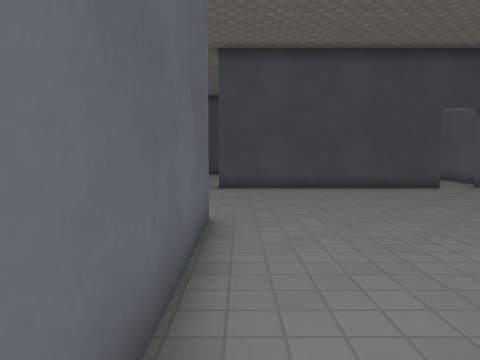
view 1 (above)

19 first-person views from a walk through a level from a Godot 3-D game. The camera is 1.2 m above the floor, tilts 4° down and sees 70° across. The floor is counted in squares, 1 m on a side. Each view is taken from the middle of a square. On the plan, view 1 faces up. The plan holds only what a view shows up to about 14 squares ahead; the rest is blank. The place goes on beyond the plan. Characters and animated objects are left out. Door leaves are left out where a doorway can be walked through. Surface patterns are stand-ins for the level's own textures.

view 2
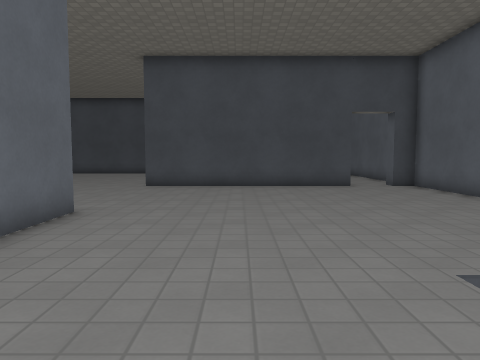

view 3
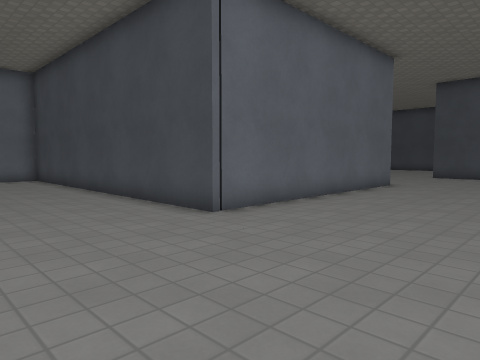

view 4
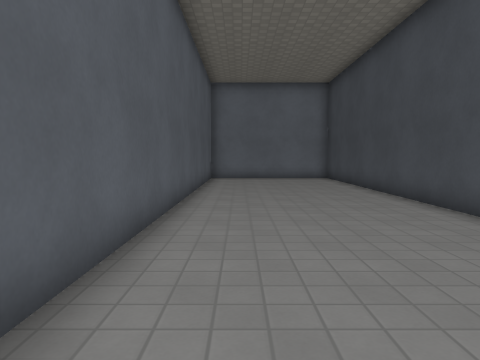

view 5
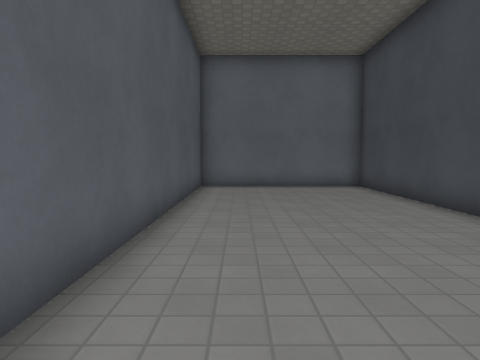

view 6
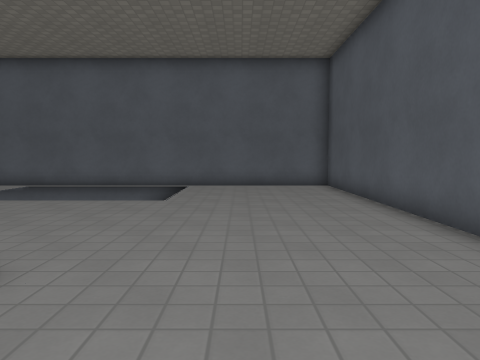

view 7
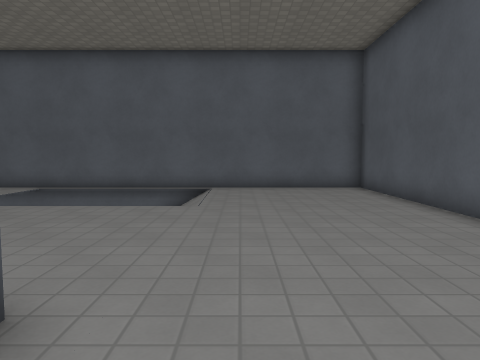

view 8
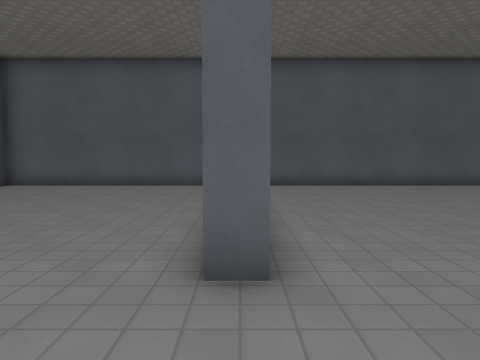

view 9
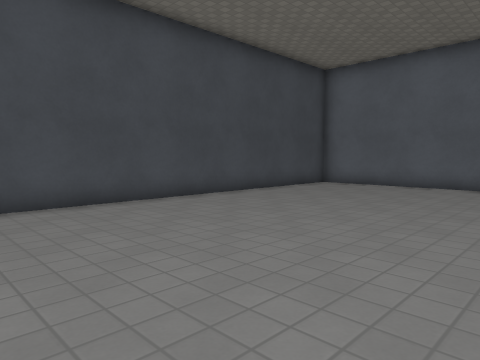

view 10
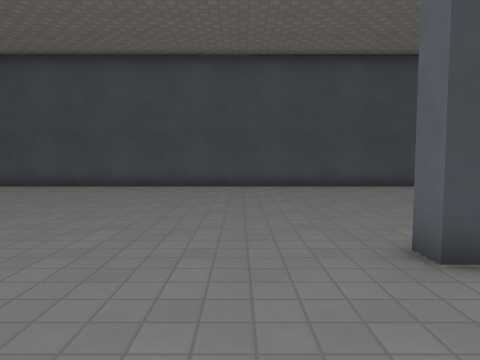

view 11
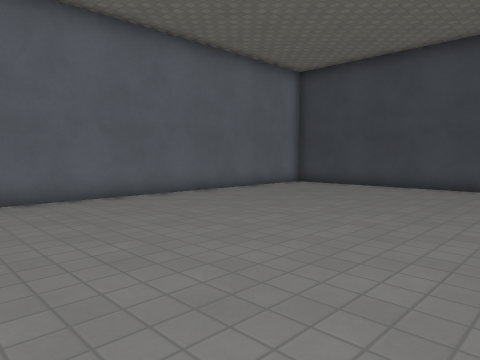

view 12
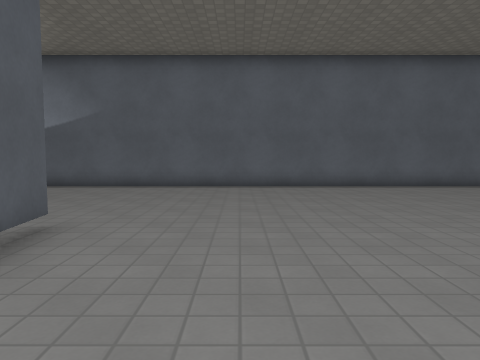

view 13
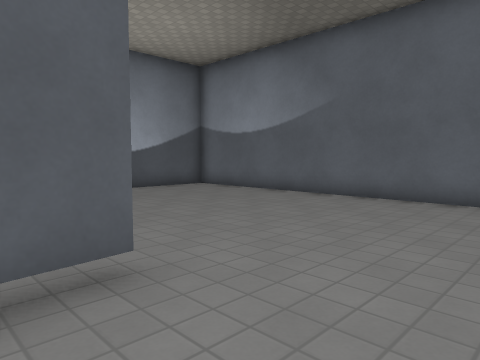

view 14
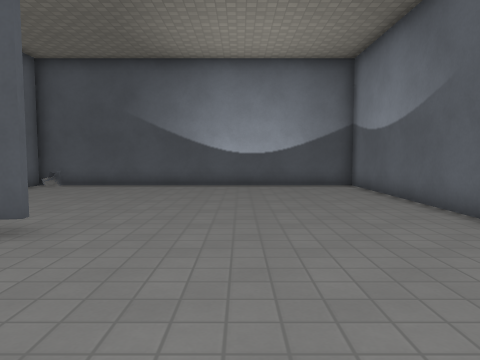

view 15
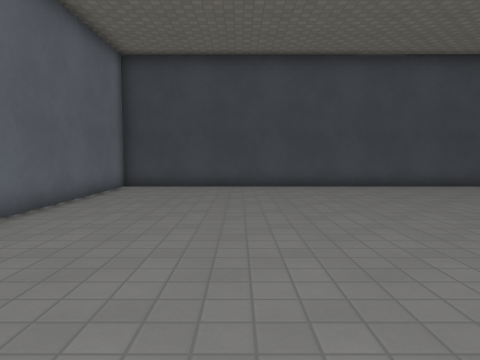

view 16
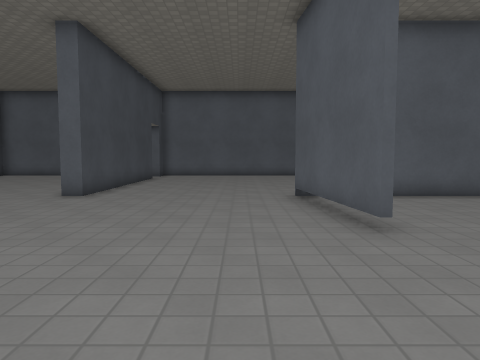

view 17
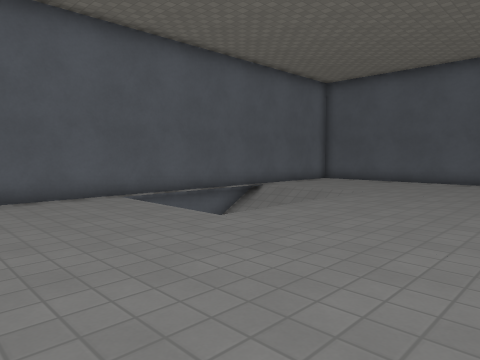

view 18
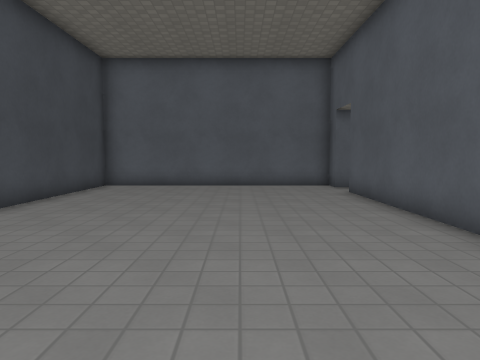

view 19
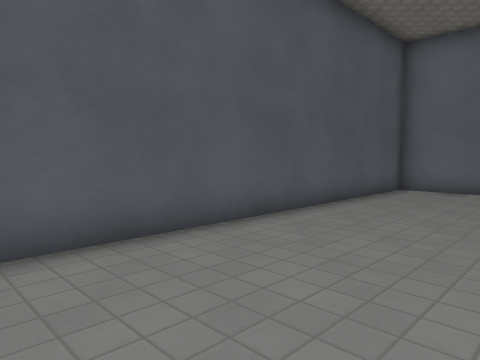

### Floor plan
Points are (right, up) in squares from view 1. A wall is a line through its corners. A room is listed if a view was taken in it or the views show most of it. See-through windows are left out.
Room 1 (views 1, 2, 3, 4, 5, 6, 7, 8, 9, 10, 11, 12, 13, 14, 15, 16, 17, 18, 19)
walls: (-5.7, 5.8) (-0.6, 6.4) (-0.6, -3.3) (-13.6, -3.2); (-0.8, 0.8) (-0.8, 3.5); (1.1, 13.3) (7.5, 13.3); (7.5, 12.7) (-0.8, 12.7) (-0.8, 13.4); (9.1, 13.3) (10, 13.3) (10, 22.5) (-13.6, 22.5) (-13.6, -9.6) (10, -9.6) (10, 0.2); (10, 1.9) (10, 12.7) (9.1, 12.7); (9.5, -2.2) (9.5, -1.1); (-13.6, -3) (-0.8, -3.1) (-0.8, -2.1)
ways out: open door at (8.5, 12.5)

Where each view was taken, in squares from view 1:
view 1: 0 up, 0 right, facing up
view 2: 1 down, 3 right, facing up
view 3: 8 down, 5 right, facing up-left
view 4: 8 down, 5 right, facing left
view 5: 8 down, 0 right, facing left
view 6: 6 down, 4 left, facing right
view 7: 5 down, 3 left, facing right
view 8: 13 up, 4 left, facing right
view 9: 14 up, 4 left, facing up-right
view 10: 9 up, 3 left, facing up
view 11: 9 up, 4 left, facing up-left
view 12: 9 up, 0 right, facing left
view 13: 9 up, 4 left, facing down-left
view 14: 11 up, 9 left, facing down
view 15: 9 up, 9 left, facing up
view 16: 8 up, 11 left, facing right
view 17: 7 up, 0 right, facing down-right
view 18: 17 up, 4 left, facing right
view 19: 5 down, 1 left, facing down-left
